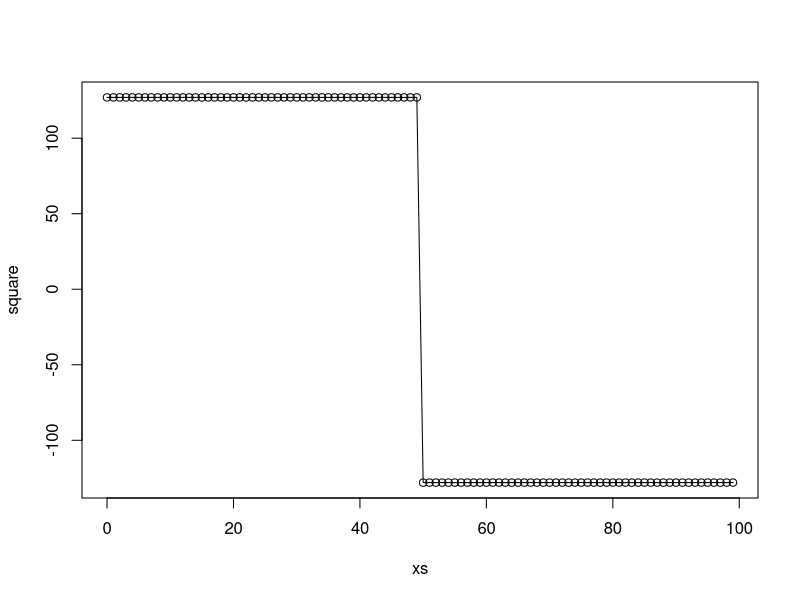
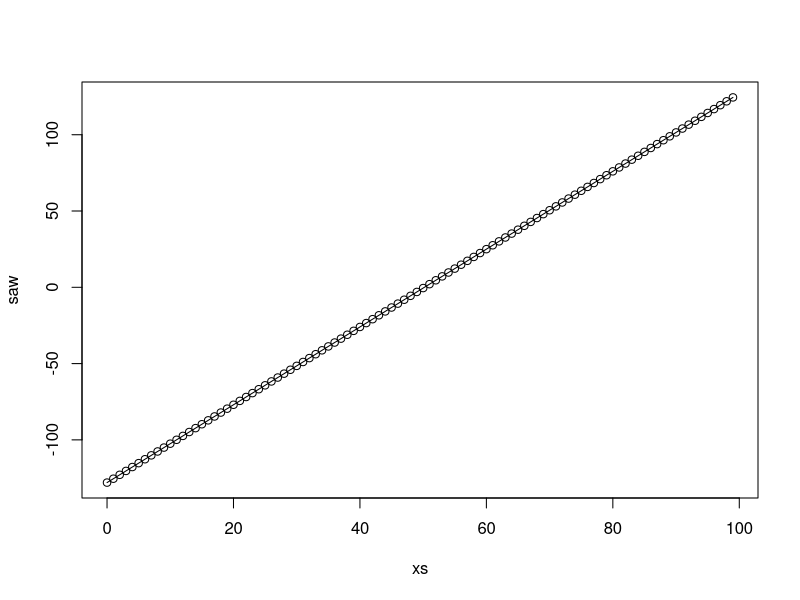
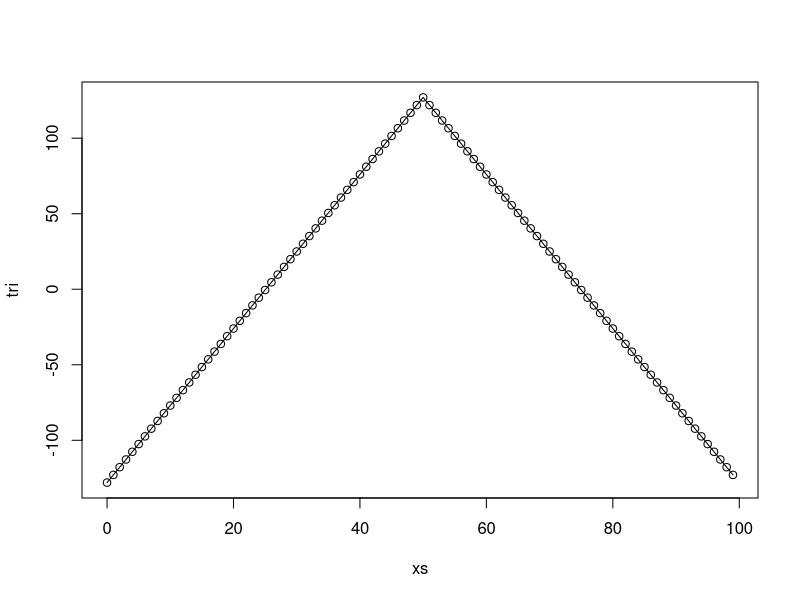
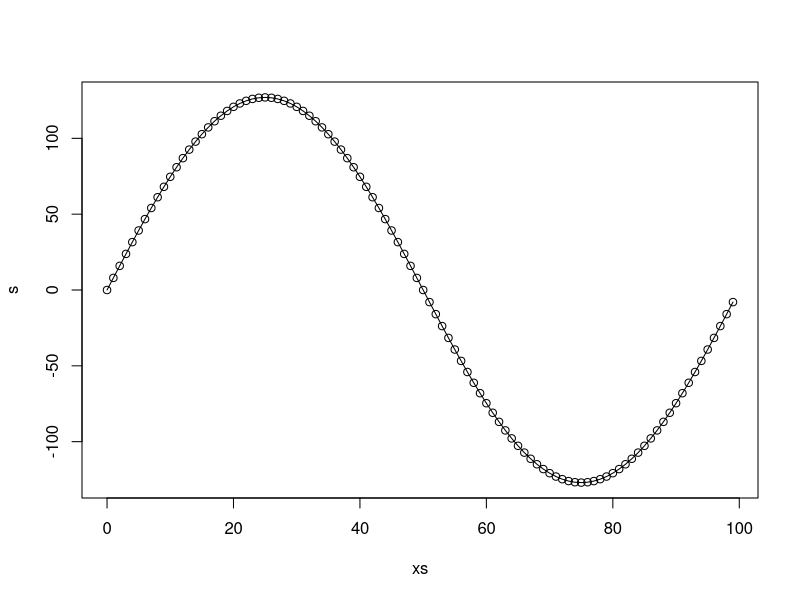

Recreate these plots in R, in order.
f <- 100
xs <- seq(0, f-1) 
amin <- -128
amax <- 127
umax <- amax - amin

gen_square <- function(t, f) {
  if (t < f/2) {
    amax
  } else {
    amin
  }
}

gen_saw <- function(t, f) {
  if (f == 0) {
    0
  } else {
    t * umax / f + amin
  }
}

gen_tri <- function(t, f) {
  if (f==0) {
    0
  } else {
    f2 <- f/2
    if (t < f2) {
      t * umax / f2 + amin
    } else {
      amax - ((t-f2)*umax/f2)
      
      
    }
  }
}

gen_sin <- function(t, f) {
  if (f==0) {
    0
  } else {
    amax * sin(2*pi * t / f)
  }
}

square <- sapply(xs, FUN=gen_square, f)

saw <- sapply(xs, FUN=gen_saw, f)

tri <- sapply(xs, FUN=gen_tri, f)

s <- sapply(xs, FUN=gen_sin, f)

plot(xs, square, type="o")
plot(xs, saw, type="o")
plot(xs, tri, type="o")
plot(xs, s, type="o")